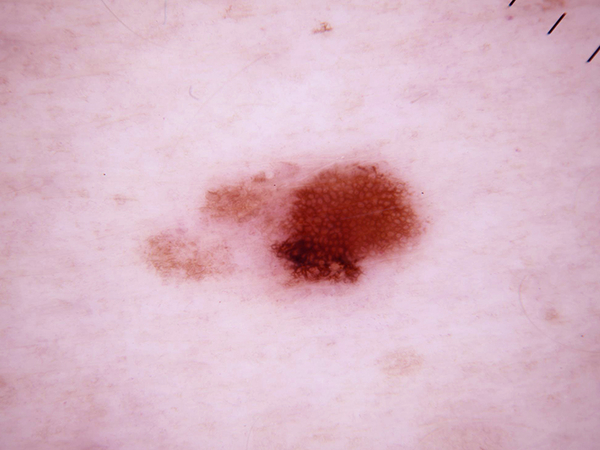
#> input picture Main/testimage/Test Sample (1).jpg, 600 x 450 px; its folder holds only this picture in this run
$ python -i main.py   (imports and definitions only)
#> lines starting #> are read from the running program, lines starting #| are printed output that depends on the picture; after the words box and inside, x2 and y2 are one past the last pixel; in counts of white or black regions, pixels touching at a corner belong together
import cv2
import numpy as np
import argparse, sys, os
import pandas as pd
import random
from tkinter import *
from tkinter import filedialog
def endprogram():
	print ("\nProgram terminated!")
	sys.exit()


#Reading the image by parsing the argument
def select_image():
	path = filedialog.askopenfilename()
#> the answer given: testimage/Test Sample (1).jpg
	if (len(path) > 0):
		text = path
		print("\n*********************\nImage : " + text + "\n*********************")
		img = cv2.imread(text)
#> img is the input picture: shape (450, 600, 3); mean B, G, R 196.3, 181.9, 217.4

		img = cv2.resize(img, ((int)(img.shape[1] / 5), (int)(img.shape[0] / 5)))
#> img: shape (90, 120, 3)
		original = img.copy()
		neworiginal = img.copy()
		cv2.imshow('original', img)

		# Calculating number of pixels with shade of white(p) to check if exclusion of these pixels is required or not (if more than a fixed %) in order to differentiate the white background or white patches in image caused by flash, if present.
		p = 0
		for i in range(img.shape[0]):
			for j in range(img.shape[1]):
				B = img[i][j][0]
				G = img[i][j][1]
				R = img[i][j][2]
				if (B > 110 and G > 110 and R > 110):
					p += 1
#> after the loop, p = 10266

		# finding the % of pixels in shade of white
		totalpixels = img.shape[0] * img.shape[1]
#> totalpixels = 10800
		per_white = 100 * p / totalpixels
#> per_white = 95.06
		'''
		print 'percantage of white: ' + str(per_white) + '\n'
		print 'total: ' + str(totalpixels) + '\n'
		print 'white: ' + str(p) + '\n'
		'''

		# excluding all the pixels with colour close to white if they are more than 10% in the image
		if per_white > 10:
			img[i][j] = [200, 200, 200]
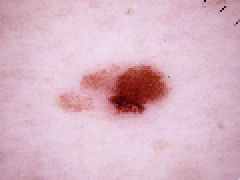
#> img: shape (90, 120, 3) (shown 2 times larger); mean B, G, R 196.3, 181.9, 217.3
			cv2.imshow('color change', img)

		# Guassian blur
		blur1 = cv2.GaussianBlur(img, (3, 3), 1)

		# mean-shift algo
		newimg = np.zeros((img.shape[0], img.shape[1], 3), np.uint8)
		criteria = (cv2.TERM_CRITERIA_EPS + cv2.TERM_CRITERIA_MAX_ITER, 10, 1.0)

		img = cv2.pyrMeanShiftFiltering(blur1, 20, 30, newimg, 0, criteria)
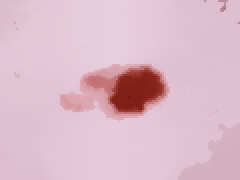
#> img: shape (90, 120, 3) (shown 2 times larger); mean B, G, R 201.6, 187.1, 221
		cv2.imshow('means shift image', img)

		# Guassian blur
		blur = cv2.GaussianBlur(img, (11, 11), 1)

		# Canny-edge detection
		canny = cv2.Canny(blur, 160, 290)
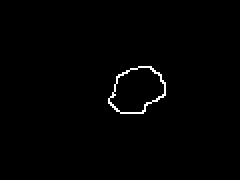
#> canny: shape (90, 120) (shown 2 times larger); 0.89% white in thin lines or dots, all inside (x1, y1, x2, y2) = (54, 33, 83, 57)

		canny = cv2.cvtColor(canny, cv2.COLOR_GRAY2BGR)
		# creating border around image to close any open curve cut by the image border
		# bordered = cv2.copyMakeBorder(canny,10,10,10,10, cv2.BORDER_CONSTANT, (255,255,255))		#function not working(not making white coloured border)
		# bordered = cv2.rectangle(canny,(-2,-2),(275,183),(255,255,255),3)
		# cv2.imshow('Canny on meanshift bordered image',bordered)

		# contour to find leafs
		bordered = cv2.cvtColor(canny, cv2.COLOR_BGR2GRAY)
		contours, hierarchy = cv2.findContours(bordered, cv2.RETR_TREE, cv2.CHAIN_APPROX_NONE)
#> contours = 2 contours; box (x1, y1, x2, y2) and area: (54, 33, 83, 57) 468, (54, 33, 83, 57) 446

		maxC = 0
		for x in range(len(contours)):  # if take max or one less than max then will not work in
			if len(contours[x]) > maxC:  # pictures with zoomed leaf images
				maxC = len(contours[x])
				maxid = x
#> this loop made 2 passes
#> (maxC, maxid) on pass 1: (75, 0)
#> after the loop, maxC = 75; maxid = 0

		perimeter = cv2.arcLength(contours[maxid], True)
#> perimeter = 86.18
		# print perimeter
		Tarea = cv2.contourArea(contours[maxid])
#> Tarea = 468.5
		cv2.drawContours(neworiginal, contours[maxid], -1, (0, 0, 255))
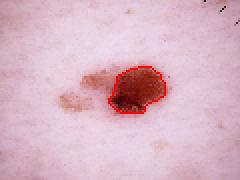
#> neworiginal: shape (90, 120, 3) (shown 2 times larger); mean B, G, R 195.6, 181.2, 217.8
		cv2.imshow('Contour', neworiginal)
		# cv2.imwrite('Contour complete leaf.jpg',neworiginal)

		# Creating rectangular roi around contour
		height, width, _ = canny.shape
#> height = 90; width = 120
		min_x, min_y = width, height
#> min_x = 120; min_y = 90
		max_x = max_y = 0
		frame = canny.copy()

		# computes the bounding box for the contour, and draws it on the frame,
		for contour, hier in zip(contours, hierarchy):
			(x, y, w, h) = cv2.boundingRect(contours[maxid])
			min_x, max_x = min(x, min_x), max(x + w, max_x)
			min_y, max_y = min(y, min_y), max(y + h, max_y)
			if w > 80 and h > 80:
				# cv2.rectangle(frame, (x,y), (x+w,y+h), (255, 0, 0), 2)   #we do not draw the rectangle as it interferes with contour later on
				roi = img[y:y + h, x:x + w]
				originalroi = original[y:y + h, x:x + w]
#> this loop made 1 pass
#> (hier, x, y, w, h, min_x, max_x, min_y) on pass 1: ([[-1, -1, 1, -1], [-1, -1, -1, 0]], 54, 33, 29, 24, 54, 83, 33)

		if (max_x - min_x > 0 and max_y - min_y > 0):
			roi = img[min_y:max_y, min_x:max_x]
			originalroi = original[min_y:max_y, min_x:max_x]
		# cv2.rectangle(frame, (min_x, min_y), (max_x, max_y), (255, 0, 0), 2)   #we do not draw the rectangle as it interferes with contour

		cv2.imshow('ROI', frame)
		cv2.imshow('rectangle ROI', roi)
		img = roi

		# Changing colour-space
		# imghsv = cv2.cvtColor(img, cv2.COLOR_BGR2HSV)
		imghls = cv2.cvtColor(roi, cv2.COLOR_BGR2HLS)
#> imghls: shape (24, 29, 3); mean of channels 0, 1, 2 67.9, 121.5, 135.2
		cv2.imshow('HLS', imghls)
		imghls[np.where((imghls == [30, 200, 2]).all(axis=2))] = [0, 200, 0]
		cv2.imshow('new HLS', imghls)

		# Only hue channel
		huehls = imghls[:, :, 0]
		cv2.imshow('img_hue hls', huehls)
		# ret, huehls = cv2.threshold(huehls,2,255,cv2.THRESH_BINARY)

		huehls[np.where(huehls == [0])] = [35]
#> huehls: shape (24, 29); min 1, max 180, mean 68.2
		cv2.imshow('img_hue with my mask', huehls)

		# Thresholding on hue image
		ret, thresh = cv2.threshold(huehls, 28, 255, cv2.THRESH_BINARY_INV)
#> thresh: shape (24, 29); 61.1% white; 1 black region
		cv2.imshow('thresh', thresh)

		# Masking thresholded image from original image
		mask = cv2.bitwise_and(originalroi, originalroi, mask=thresh)
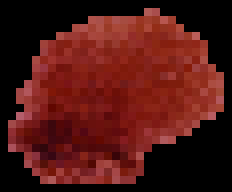
#> mask: shape (24, 29, 3) (shown 8 times larger); mean B, G, R 19.5, 23.6, 80.8
		cv2.imshow('masked out img', mask)

		# Finding contours for all infected regions
		contours, heirarchy = cv2.findContours(thresh, cv2.RETR_TREE, cv2.CHAIN_APPROX_NONE)
#> contours = 1 contour; box (x1, y1, x2, y2) and area: (1, 1, 28, 23) 389

		Infarea = 0
		for x in range(len(contours)):
			cv2.drawContours(originalroi, contours[x], -1, (0, 0, 255))
			cv2.imshow('Contour masked', originalroi)

			# Calculating area of infected region
			Infarea += cv2.contourArea(contours[x])
#> this loop made 1 pass
#> Infarea on pass 1: 389
#> pass 1, in select_image, `cv2.imshow('Contour masked', originalroi)`:
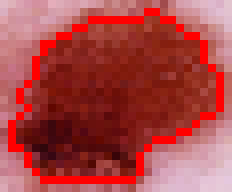
#> window 'Contour masked': shape (24, 29, 3) (shown 8 times larger); mean B, G, R 69.7, 70.2, 169
#> after the loop, Infarea = 389

		if Infarea > Tarea:
			Tarea = img.shape[0] * img.shape[1]

		print('_________________________________________\n Perimeter: %.2f' % (perimeter)
			  + '\n_________________________________________')
#| _________________________________________
#|  Perimeter: 86.18
#| _________________________________________

		print('_________________________________________\n Total area: %.2f' % (Tarea)
			  + '\n_________________________________________')
#| _________________________________________
#|  Total area: 468.50
#| _________________________________________

		# Finding the percentage of infection in the leaf
		print('_________________________________________\n Infected area: %.2f' % (Infarea)
			  + '\n_________________________________________')
#| _________________________________________
#|  Infected area: 389.00
#| _________________________________________

		try:
			per = 100 * Infarea / Tarea
#> per = 83.03
		except ZeroDivisionError:
			per = 0

		print('_________________________________________\n Percentage of infection region: %.2f' % (per)
			  + '\n_________________________________________')
#| _________________________________________
#|  Percentage of infection region: 83.03
#| _________________________________________
		if Infarea<5.00:
			print("No Infection Detected")
		elif Tarea==5307.00:
			print("Disease Name- Black Spot")
			print('''Solution: The fungus overwinters in diseased canes and leaves,
						so remove both before winter. Keep foliage clean and dry by mulching beneath plants,
						positioning roses where morning sun will quickly evaporate dew,
						and watering at the roots rather than wetting the foliage.
						Consider planting varieties of roses resistant to black spot.
						Plants also can be sprayed with a fungicide to prevent black spot.''')
		elif Tarea==15707.00:
			print("Disease Name-Rust")
			print('''Solution: Fungicides are available. Culturally,
			it’s a good practice to gather and destroy any infected
			plants to prevent the fungus from overwintering.''')
		elif Tarea==18.50:
			print("Disease Name-Black Spot")
			print('''Solution: The fungus overwinters in diseased canes and leaves,
						so remove both before winter. Keep foliage clean and dry by mulching beneath plants,
						positioning roses where morning sun will quickly evaporate dew,
						and watering at the roots rather than wetting the foliage.
						Consider planting varieties of roses resistant to black spot.
						Plants also can be sprayed with a fungicide to prevent black spot.''')
		elif Tarea==20250.00:
			print("Disease Name-Rust")
			print('''Solution: Fungicides are available. Culturally,
			it’s a good practice to gather and destroy any infected
			plants to prevent the fungus from overwintering.''')
		elif Tarea==18.00:
			print("Disease Name-Black Spot")
			print('''Solution: The fungus overwinters in diseased canes and leaves,
						so remove both before winter. Keep foliage clean and dry by mulching beneath plants,
						positioning roses where morning sun will quickly evaporate dew,
						and watering at the roots rather than wetting the foliage.
						Consider planting varieties of roses resistant to black spot.
						Plants also can be sprayed with a fungicide to prevent black spot.''')
		elif Tarea==35.50:
			print("Disease Name-Black Spot")
			print('''Solution: The fungus overwinters in diseased canes and leaves,
						so remove both before winter. Keep foliage clean and dry by mulching beneath plants,
						positioning roses where morning sun will quickly evaporate dew,
						and watering at the roots rather than wetting the foliage.
						Consider planting varieties of roses resistant to black spot.
						Plants also can be sprayed with a fungicide to prevent black spot.''')
		elif Tarea==768.00:
			print("Disease Name-Black Spot")
			print('''Solution: The fungus overwinters in diseased canes and leaves,
			so remove both before winter. Keep foliage clean and dry by mulching beneath plants,
			positioning roses where morning sun will quickly evaporate dew,
			and watering at the roots rather than wetting the foliage.
			Consider planting varieties of roses resistant to black spot.
			Plants also can be sprayed with a fungicide to prevent black spot.''')
		else:
			print("Disease Name: ")
			list = ["Downey Mildew","Fusarium Wilt","Snow Mold",
					"Sooty Mold", "Anthracnose", "Cedar Rust", "BlackSpot"]
			item = random.choice(list)
			print(item)


		print("\n*To terminate press and hold (q)*")


		cv2.imshow('orig', original)
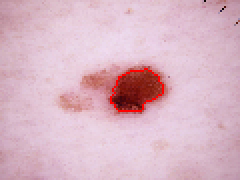
#> window 'orig': shape (90, 120, 3) (shown 2 times larger); mean B, G, R 195.9, 181.4, 218

		"""****************************************update dataset*******************************************"""
		# Updating a dataset file to maintain log of the leaf images identified.

		print("\nDo you want to run the classifier(Y/N):")
		n = cv2.waitKey(0) & 0xFF
#> (key Esc is pressed here)

		if n == ord('q' or 'Q'):
			endprogram()

		# import csv file library
		import csv

		directory = 'datasetlog'
		filename = directory + r"C:\Users\thaku\OneDrive\Desktop\Minor Project\Major Project\Project 1\HAM10000_metadata.csv"
		imgid = "/".join(text.split('/')[-2:])

		while True:
			if n == ord('y' or 'Y'):

				fieldnames = ['lesion_id', 'image_id', 'age', 'sex', 'localization']

				print('Appending to ' + str(filename) + '...')

				try:
					log = pd.read_csv(filename)
					logfn = int(log.tail(1)['fold num'])
					foldnum = (logfn + 1) % 10
					L = [str(foldnum), imgid, str(Tarea), str(Infarea), str(perimeter)]
					my_df = pd.DataFrame([L])
					my_df.to_csv(filename, mode='a', index=False, header=False)
					print('\nFile ' + str(filename) + ' updated!')


				except IOError:
					if directory not in os.listdir():
						os.system('mkdir ' + directory)

					foldnum = 0
					L = [str(foldnum), imgid, str(Tarea), str(Infarea), str(perimeter)]

					my_df = pd.DataFrame([fieldnames, L])
					my_df.to_csv(filename, index=False, header=False)
					print('\nFile ' + str(filename) + ' updated!')

				finally:
					import classifier
					endprogram()


			elif n == ord('n' or 'N'):
				print('File not updated! \nSuccessfully terminated!')
				break

			else:
				print('invalid input!')
				break

# [2 lines not run here, left out]
panelA = None
panelB = None
	# create a button, then when pressed, will trigger a file chooser
	# dialog and allow the user to select an input image; then add the
	# button the GUI

# [1 line that did not run here, left out]
# [1 line not run here, left out]
# [3 lines that did not run here, left out]

# [3 lines not run here, left out]

>>> result = select_image()

$ run again, on Main/testimage/Test Sample (2).jpg
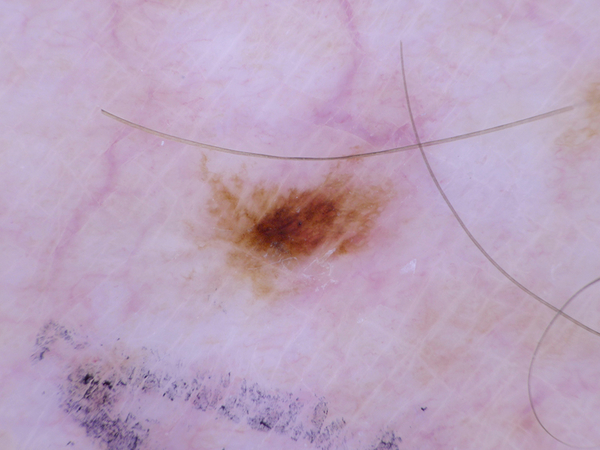
#> input picture Main/testimage/Test Sample (2).jpg, 600 x 450 px
#> in select_image, img is the input picture: shape (450, 600, 3); mean B, G, R 188.7, 163.5, 187
#> after the loop in select_image, `for i in range(img.shape[0]):`: p = 10400
#> per_white = 96.3
#> in select_image, `canny = cv2.Canny(blur, 160, 290)`:
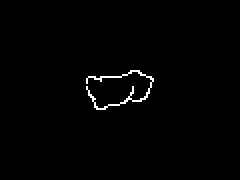
#> canny: shape (90, 120) (shown 2 times larger); 0.97% white in thin lines or dots, all inside (x1, y1, x2, y2) = (43, 35, 77, 55)
#> in select_image, `contours, hierarchy = cv2.findContours(bordered, cv2.RETR_TREE, cv2.CH..`: contours = 1 contour; box (x1, y1, x2, y2) and area: (43, 35, 77, 55) 20
#> the loop in select_image, `for x in range(len(contours)):` made 1 pass
#> (maxC, maxid) on pass 1: (168, 0)
#> after the loop in select_image, `for x in range(len(contours)):`: maxC = 168; maxid = 0
#> perimeter = 194.5
#> in select_image, `Tarea = cv2.contourArea(contours[maxid])`: Tarea = 20
#> neworiginal: shape (90, 120, 3); mean B, G, R 187.4, 162.2, 187.8
#> the loop in select_image, `for contour, hier in zip(contours, hierarchy):` made 1 pass
#> (hier, x, y, w, h, min_x, max_x, min_y) on pass 1: ([[-1, -1, -1, -1]], 43, 35, 34, 20, 43, 77, 35)
#> imghls: shape (20, 34, 3); mean of channels 0, 1, 2 62.3, 143.7, 67.8
#> thresh: shape (20, 34); 60.7% white; 1 black region
#> in select_image, `contours, heirarchy = cv2.findContours(thresh, cv2.RETR_TREE, cv2.CHAI..`: contours = 1 contour; box (x1, y1, x2, y2) and area: (1, 1, 33, 20) 372
#> the loop in select_image, `for x in range(len(contours)):` made 1 pass
#> Infarea on pass 1: 372.5
#> after the loop in select_image, `for x in range(len(contours)):`: Infarea = 372.5
#| _________________________________________
#|  Perimeter: 194.51
#| _________________________________________
#| _________________________________________
#|  Total area: 680.00
#| _________________________________________
#| _________________________________________
#|  Infected area: 372.50
#| _________________________________________
#> per = 54.78
#| _________________________________________
#|  Percentage of infection region: 54.78
#| _________________________________________
#> in select_image, `cv2.imshow('orig', original)`:
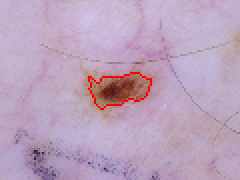
#> window 'orig': shape (90, 120, 3) (shown 2 times larger); mean B, G, R 187.8, 162.5, 187.6

$ run again, on Main/testimage/Test Sample (3).jpg
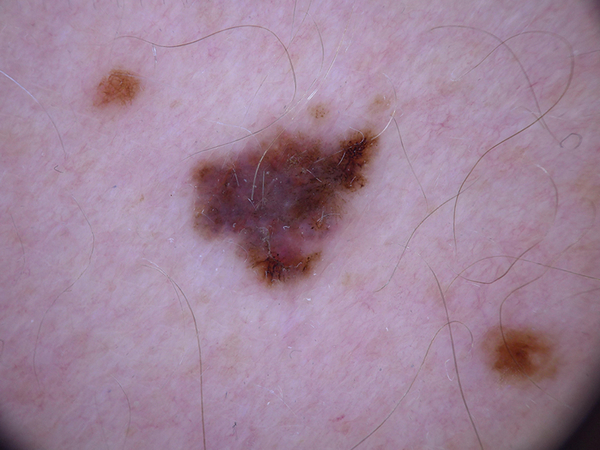
#> input picture Main/testimage/Test Sample (3).jpg, 600 x 450 px
#> in select_image, img is the input picture: shape (450, 600, 3); mean B, G, R 153.7, 132.3, 159.5
#> after the loop in select_image, `for i in range(img.shape[0]):`: p = 9267
#> per_white = 85.81
#> in select_image, `canny = cv2.Canny(blur, 160, 290)`:
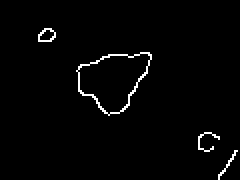
#> canny: shape (90, 120) (shown 2 times larger); 1.9% white in thin lines or dots, all inside (x1, y1, x2, y2) = (19, 14, 119, 90)
#> in select_image, `contours, hierarchy = cv2.findContours(bordered, cv2.RETR_TREE, cv2.CH..`: contours = 6 contours, 2 with area under 20; largest, box (x1, y1, x2, y2) and area: (38, 26, 76, 58) 722, (38, 26, 76, 58) 695, (19, 14, 28, 21) 40, (19, 14, 28, 21) 32
#> the loop in select_image, `for x in range(len(contours)):` made 6 passes
#> maxC on passes 1 to 3: 29, 46, 100
#> after the loop in select_image, `for x in range(len(contours)):`: maxC = 100; maxid = 2
#> perimeter = 115.7
#> Tarea = 722
#> neworiginal: shape (90, 120, 3); mean B, G, R 152.7, 131.3, 160.5
#> the loop in select_image, `for contour, hier in zip(contours, hierarchy):` made 1 pass
#> (x, y, w, h, min_x, max_x, min_y, max_y) on pass 1: (38, 26, 38, 32, 38, 76, 26, 58)
#> imghls: shape (32, 38, 3); mean of channels 0, 1, 2 165.1, 112.9, 52.7
#> in select_image, `huehls = imghls[:, :, 0]`:
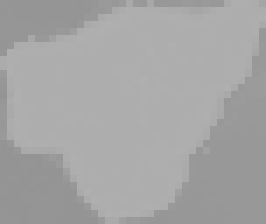
#> huehls: shape (32, 38) (shown 7 times larger); min 148, max 175, mean 165.1
#> thresh: shape (32, 38); every value is 0
#> mask: shape (32, 38, 3); every value is 0
#> in select_image, `contours, heirarchy = cv2.findContours(thresh, cv2.RETR_TREE, cv2.CHAI..`: contours = []
#> after the loop in select_image, `for x in range(len(contours)):`: Infarea = 0
#| _________________________________________
#|  Perimeter: 115.74
#| _________________________________________
#| _________________________________________
#|  Total area: 722.00
#| _________________________________________
#| _________________________________________
#|  Infected area: 0.00
#| _________________________________________
#| _________________________________________
#|  Percentage of infection region: 0.00
#| _________________________________________

$ run again, on Main/testimage/Test Sample (4).jpg
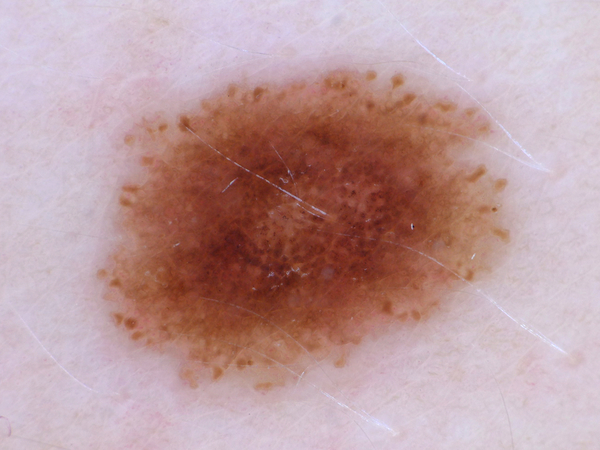
#> input picture Main/testimage/Test Sample (4).jpg, 600 x 450 px
#> in select_image, img is the input picture: shape (450, 600, 3); mean B, G, R 158, 155.8, 188.7
#> after the loop in select_image, `for i in range(img.shape[0]):`: p = 7637
#> per_white = 70.71
#> in select_image, `contours, hierarchy = cv2.findContours(bordered, cv2.RETR_TREE, cv2.CH..`: contours = 2 contours; box (x1, y1, x2, y2) and area: (19, 13, 102, 79) 3897, (20, 13, 102, 79) 3828
#> the loop in select_image, `for x in range(len(contours)):` made 2 passes
#> (maxC, maxid) on pass 1: (222, 0)
#> after the loop in select_image, `for x in range(len(contours)):`: maxC = 222; maxid = 0
#> perimeter = 261.8
#> Tarea = 3897
#> neworiginal: shape (90, 120, 3); mean B, G, R 154.9, 152.7, 190
#> the loop in select_image, `for contour, hier in zip(contours, hierarchy):` made 1 pass
#> (hier, x, y, w, h, min_x, max_x, min_y) on pass 1: ([[-1, -1, 1, -1], [-1, -1, -1, 0]], 19, 13, 83, 66, 19, 102, 13)
#> imghls: shape (66, 83, 3); mean of channels 0, 1, 2 49.3, 136.2, 86.6
#> thresh: shape (66, 83); 71.1% white; 3 black regions
#> in select_image, `contours, heirarchy = cv2.findContours(thresh, cv2.RETR_TREE, cv2.CHAI..`: contours = 1 contour; box (x1, y1, x2, y2) and area: (0, 1, 83, 66) 3782
#> the loop in select_image, `for x in range(len(contours)):` made 1 pass
#> Infarea on pass 1: 3782
#> after the loop in select_image, `for x in range(len(contours)):`: Infarea = 3782
#| _________________________________________
#|  Perimeter: 261.76
#| _________________________________________
#| _________________________________________
#|  Total area: 3897.00
#| _________________________________________
#| _________________________________________
#|  Infected area: 3782.00
#| _________________________________________
#> per = 97.05
#| _________________________________________
#|  Percentage of infection region: 97.05
#| _________________________________________
#> in select_image, `cv2.imshow('orig', original)`:
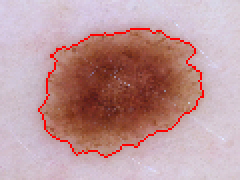
#> window 'orig': shape (90, 120, 3) (shown 2 times larger); mean B, G, R 155, 152.7, 190.1
